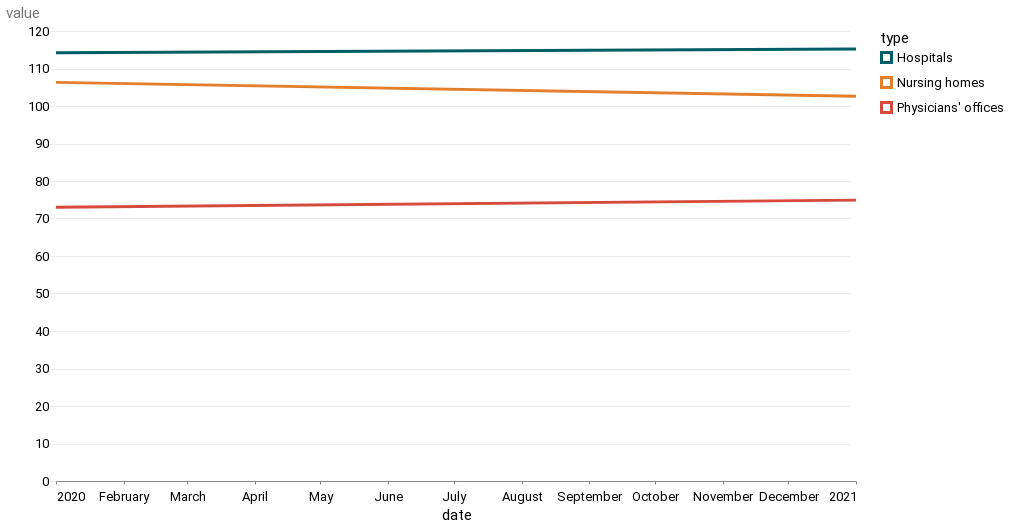

Notebook source saved alongside this figure:
### Markdown cell above
### charting

### Code cell
alt.Chart(combined[combined["date"] >= "2020-01-01"]).mark_line().encode(
    x=alt.X("date"), y=alt.Y("value"), color=alt.Color("type")
)

### Figure 1 — Vega-Lite specification as saved in the notebook (floating-point values rounded to 4 significant figures)
{"config": {"view": {"width": 800, "height": 450, "strokeOpacity": 0}, "background": "#ffffff", "title": {"anchor": "start", "font": "Summit Sans", "fontColor": "palette[\"black\"]", "fontSize": 18, "fontWeight": "normal"}, "arc": {"fill": "#00d4d8"}, "area": {"fill": "#00d4d8"}, "line": {"stroke": "#00d4d8", "strokeWidth": 3}, "path": {"stroke": "#00d4d8"}, "rect": {"fill": "#00d4d8"}, "shape": {"stroke": "#00d4d8"}, "bar": {"fill": "#00d4d8"}, "point": {"stroke": "#00d4d8"}, "symbol": {"fill": "#00d4d8", "size": 30}, "axis": {"titleFont": "Roboto", "titleFontSize": 15, "titleFontWeight": "normal", "labelFont": "Roboto, sans", "labelFontSize": 13, "labelFontWeight": "normal"}, "axisX": {"labelAngle": 0, "labelPadding": 6, "tickSize": 3, "grid": false}, "axisY": {"labelBaseline": "middle", "maxExtent": 45, "minExtent": 45, "titleAlign": "left", "titleAngle": 0, "titleX": -45, "titleY": -11, "domainOpacity": 0, "gridWidth": 0.6, "gridColor": "#dddddd", "offset": 6, "tickSize": 0, "titleColor": "#767676"}, "legend": {"titleFont": "Roboto", "titleFontSize": 15, "titleFontWeight": "normal", "symbolType": "square", "labelFont": "Roboto, sans", "labelFontSize": 13}, "range": {"category": ["#005f66", "#e37e2d", "#d64a3b", "#76b0ef", "#c1bc40"], "diverging": ["#e68a4f", "#f4bb6a", "#f9e39c", "#dadfe2", "#a6b7c6", "#849eae"], "heatmap": ["#7ff6f6", "#00eeef", "#00d4d8", "#00abb2", "#00848b", "#fbf2c7", "#00363d"], "ordinal": ["#7ff6f6", "#00eeef", "#00d4d8", "#00abb2", "#00848b", "#fbf2c7", "#00363d"], "ramp": ["#7ff6f6", "#00eeef", "#00d4d8", "#00abb2", "#00848b", "#fbf2c7", "#00363d"]}}, "data": {"name": "data-6671a84de47042abf266ac1495ed4fad"}, "mark": "line", "encoding": {"color": {"field": "type", "type": "nominal"}, "x": {"field": "date", "type": "temporal"}, "y": {"field": "value", "type": "quantitative"}}, "$schema": "https://vega.github.io/schema/vega-lite/v4.17.0.json", "datasets": {"data-6671a84de47042abf266ac1495ed4fad": [{"date": "2020-01-01T00:00:00", "value": 73.0, "type": "Physicians' offices", "pct_change": -0.04074}, {"date": "2021-01-01T00:00:00", "value": 74.9, "type": "Physicians' offices", "pct_change": 0.02603}, {"date": "2020-01-01T00:00:00", "value": 106.3, "type": "Nursing homes", "pct_change": -0.01937}, {"date": "2021-01-01T00:00:00", "value": 102.6, "type": "Nursing homes", "pct_change": -0.03481}, {"date": "2020-01-01T00:00:00", "value": 114.2, "type": "Hospitals", "pct_change": -0.02058}, {"date": "2021-01-01T00:00:00", "value": 115.2, "type": "Hospitals", "pct_change": 0.008757}]}}
